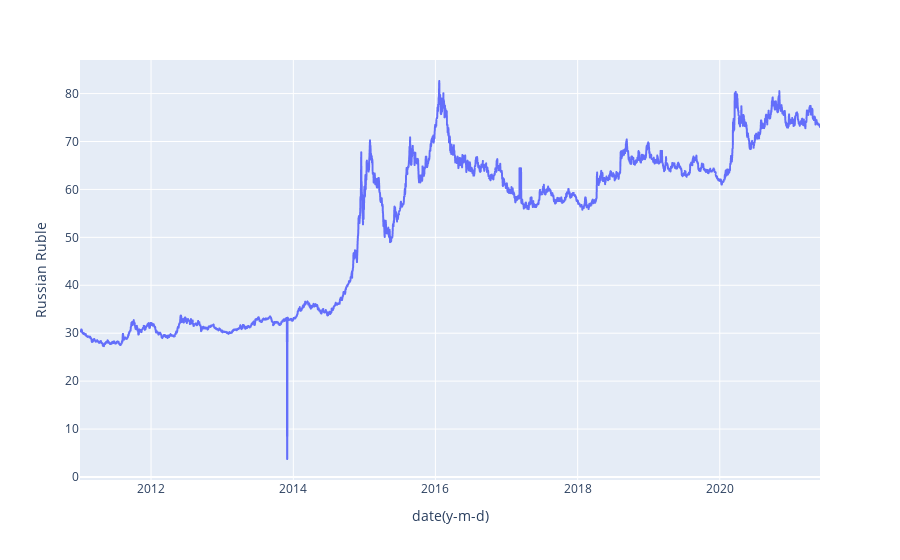

Source (notebook cell):
### Code cell
px.line(df, x='date(y-m-d)', y='Russian Ruble')

### Figure 1 — Plotly figure (JSON) as saved in the notebook; plotly's stock layout.template omitted (floating-point values rounded to 4 significant figures; data arrays with more than 128 entries replaced by an {"elided": "..."} marker saying what was removed)
{"data": [{"hovertemplate": "date(y-m-d)=%{x}<br>Russian Ruble=%{y}<extra></extra>", "legendgroup": "", "line": {"color": "#636efa", "dash": "solid"}, "mode": "lines", "name": "", "showlegend": false, "type": "scattergl", "x": {"elided": "3803 str values"}, "xaxis": "x", "y": {"elided": "3803 float values"}, "yaxis": "y"}], "layout": {"legend": {"tracegroupgap": 0}, "margin": {"t": 60}, "xaxis": {"anchor": "y", "domain": [0, 1], "title": {"text": "date(y-m-d)"}}, "yaxis": {"anchor": "x", "domain": [0, 1], "title": {"text": "Russian Ruble"}}}}
